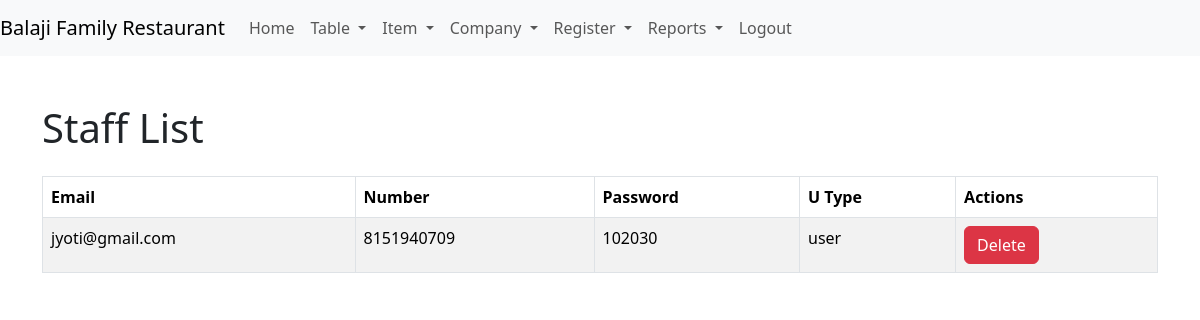
Page /register_list on the committed database.
### food_app/models.py (models this page shows)
class UserReg(models.Model):
    usertype=models.CharField(max_length=50,null=True)
    email=models.CharField(max_length=50,null=True)
    number=models.CharField(max_length=50,null=True)
    password=models.CharField(max_length=50,null=True)

### food_app/views.py (the view)
# urls.py: path('register_list',views.register_list,name='register_list'),
def register_list(request):
    userdata=UserReg.objects.all()
    return render(request,'register_list.html',{'userdata':userdata})

### food_app/templates/register_list.html (shortened to what this page needs)
<!DOCTYPE html>
<html lang="en">
<head>
   <link href="https://cdn.jsdelivr.net/npm/bootstrap@5.3.3/dist/css/bootstrap.min.css" rel="stylesheet">
</head>
<body>
<nav class="navbar navbar-expand-lg navbar-light bg-light">
  <a class="navbar-brand" href="#">Balaji Family Restaurant</a>
  <div class="collapse navbar-collapse" id="navbarNavDropdown">
    <ul class="navbar-nav">
    <li class="nav-item active">
        <a class="nav-link" href="{% url 'admin_home' %}">Home</a>
      </li>
      <li class="nav-item dropdown">
        <a class="nav-link dropdown-toggle" href="#" id="navbarDropdownMenuLink" role="button" data-bs-toggle="dropdown" aria-expanded="false">
          Table
        </a>
      </li>
      <li class="nav-item dropdown">
        <a class="nav-link dropdown-toggle" href="#" id="navbarDropdownMenuLink" role="button" data-bs-toggle="dropdown" aria-expanded="false">
          Item
        </a>
      </li>
      <li class="nav-item dropdown">
        <a class="nav-link dropdown-toggle" href="#" id="navbarDropdownMenuLink" role="button" data-bs-toggle="dropdown" aria-expanded="false">
          Company
        </a>
      </li>
        <li class="nav-item dropdown">
        <a class="nav-link dropdown-toggle" href="#" id="navbarDropdownMenuLink" role="button" data-bs-toggle="dropdown" aria-expanded="false">
          Register
        </a>
      </li>
        <li class="nav-item dropdown">
        <a class="nav-link dropdown-toggle" href="#" id="navbarDropdownMenuLink" role="button" data-bs-toggle="dropdown" aria-expanded="false">
          Reports
        </a>
      </li>
      <li class="nav-item active">
        <a class="nav-link" href="{% url 'index' %}">Logout</a>
      </li>
    </ul>
  </div>
</nav>
<div class="container mt-5">
    <h1 class="mb-4">Staff List</h1>
    <table class="table table-striped table-bordered">
        <thead class="thead-dark">
            <tr>
                <th>Email</th>
                <th>Number</th>
                <th>Password</th>
                <th>U Type</th>
                <th colspan="2">Actions</th>
            </tr>
        </thead>
        <tbody>
            {% for u in userdata %}
            <tr>
                <td>{{ u.email }}</td>
                <td>{{ u.number }}</td>
                <td>{{ u.password }}</td>
                <td>{{ u.usertype }}</td>
                <td><a href="{% url 'delete_register' u.id %}" class="btn btn-danger">Delete</a> </td>
            </tr>
            {% endfor %}
        </tbody>
    </table>
</div>
</body>
</html>

### rows in the picture
UserReg: email "jyoti@gmail.com", number "8151940709", password "102030", usertype "user"
